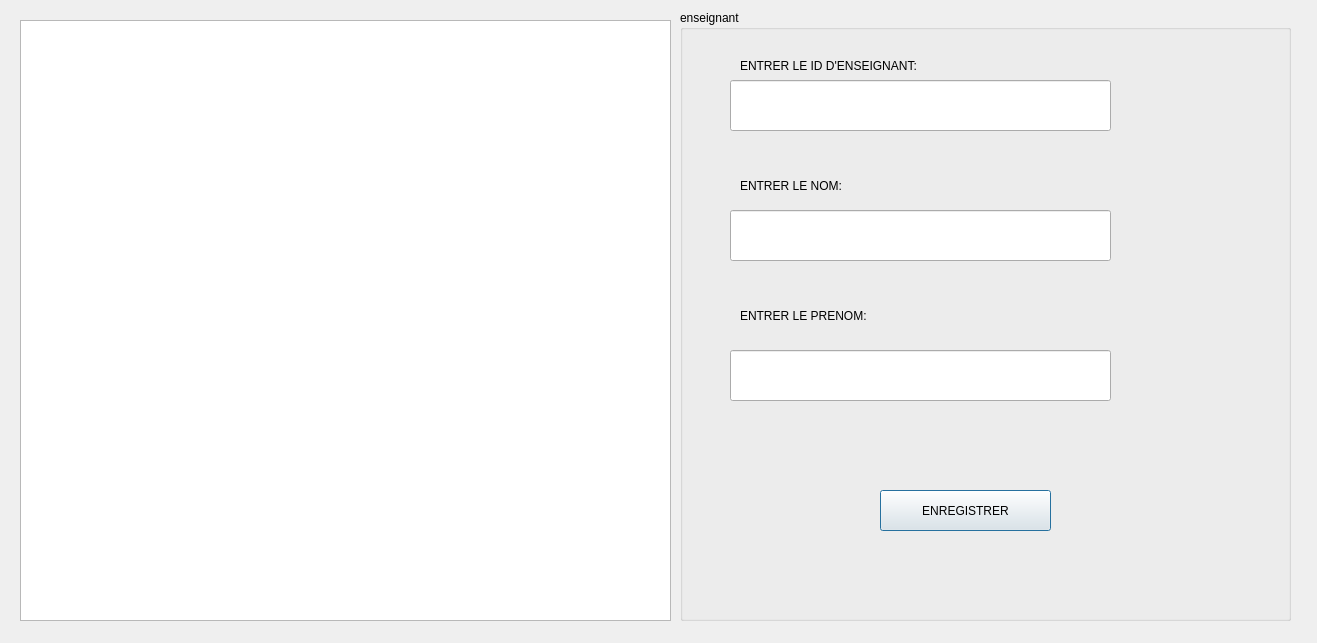
<?xml version="1.0" encoding="UTF-8"?>
<ui version="4.0">
 <class>Enseignant</class>
 <widget class="QDialog" name="Enseignant">
  <property name="geometry">
   <rect>
    <x>0</x>
    <y>0</y>
    <width>1317</width>
    <height>643</height>
   </rect>
  </property>
  <property name="windowTitle">
   <string>Dialog</string>
  </property>
  <widget class="QGroupBox" name="groupBox">
   <property name="geometry">
    <rect>
     <x>680</x>
     <y>10</y>
     <width>611</width>
     <height>611</height>
    </rect>
   </property>
   <property name="title">
    <string>enseignant</string>
   </property>
   <widget class="QPushButton" name="pushButton">
    <property name="geometry">
     <rect>
      <x>200</x>
      <y>480</y>
      <width>171</width>
      <height>41</height>
     </rect>
    </property>
    <property name="text">
     <string>ENREGISTRER</string>
    </property>
   </widget>
   <widget class="QLabel" name="label">
    <property name="geometry">
     <rect>
      <x>60</x>
      <y>40</y>
      <width>431</width>
      <height>31</height>
     </rect>
    </property>
    <property name="text">
     <string>ENTRER LE ID D'ENSEIGNANT:</string>
    </property>
   </widget>
   <widget class="QLabel" name="label_2">
    <property name="geometry">
     <rect>
      <x>60</x>
      <y>160</y>
      <width>431</width>
      <height>31</height>
     </rect>
    </property>
    <property name="text">
     <string>ENTRER LE NOM:</string>
    </property>
   </widget>
   <widget class="QLabel" name="label_3">
    <property name="geometry">
     <rect>
      <x>60</x>
      <y>290</y>
      <width>431</width>
      <height>31</height>
     </rect>
    </property>
    <property name="text">
     <string>ENTRER LE PRENOM:</string>
    </property>
   </widget>
   <widget class="QLineEdit" name="lineEdit">
    <property name="geometry">
     <rect>
      <x>50</x>
      <y>70</y>
      <width>381</width>
      <height>51</height>
     </rect>
    </property>
   </widget>
   <widget class="QLineEdit" name="lineEdit_2">
    <property name="geometry">
     <rect>
      <x>50</x>
      <y>200</y>
      <width>381</width>
      <height>51</height>
     </rect>
    </property>
   </widget>
   <widget class="QLineEdit" name="lineEdit_3">
    <property name="geometry">
     <rect>
      <x>50</x>
      <y>340</y>
      <width>381</width>
      <height>51</height>
     </rect>
    </property>
   </widget>
  </widget>
  <widget class="QTableView" name="tableView">
   <property name="geometry">
    <rect>
     <x>20</x>
     <y>20</y>
     <width>651</width>
     <height>601</height>
    </rect>
   </property>
  </widget>
 </widget>
 <resources/>
 <connections/>
</ui>
